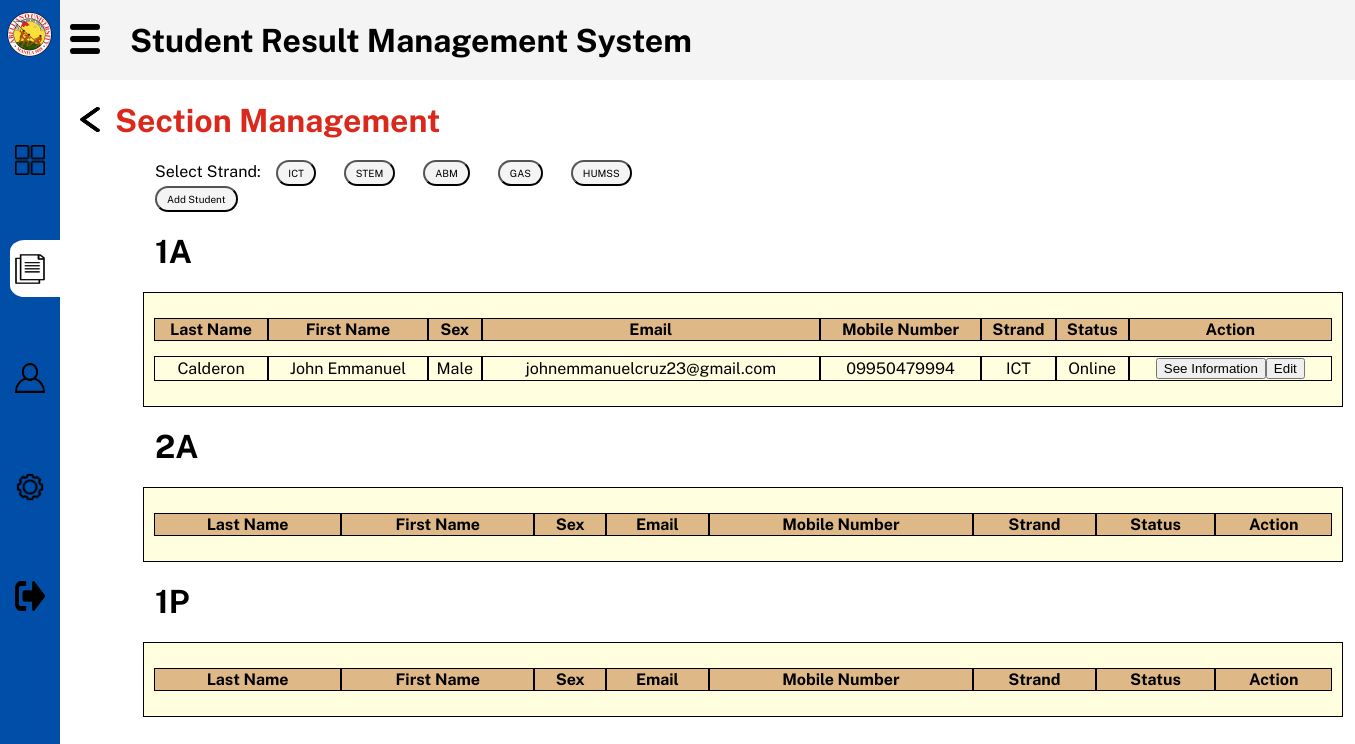
Page /section.php on the committed database.
### tables this page shows
CREATE TABLE `users` (
  `user_id` int(11) UNSIGNED NOT NULL,
  `account_id` varchar(255) NOT NULL,
  `lastName` varchar(255) NOT NULL,
  `firstName` varchar(255) NOT NULL,
  `middleName` varchar(255) NOT NULL,
  `sex` varchar(255) NOT NULL,
  `bday` date NOT NULL,
  `motherName` varchar(255) NOT NULL,
  `motherContactNum` varchar(255) NOT NULL,
  `fatherName` varchar(255) NOT NULL,
  `fatherContactNum` varchar(255) NOT NULL,
  `strand` varchar(255) NOT NULL,
  `advisory_class` varchar(255) NOT NULL,
  `subject` varchar(255) NOT NULL,
  `email` varchar(255) NOT NULL,
  `contact_num` varchar(255) NOT NULL,
  `stdnt_strand` varchar(255) NOT NULL,
  `subjectsTaken` varchar(255) NOT NULL,
  `stdnt_section` varchar(255) NOT NULL,
  `stdnt_lrn` varchar(255) NOT NULL,
  `username` varchar(255) NOT NULL,
  `password` varchar(255) NOT NULL,
  `user_systemStatus` varchar(255) NOT NULL,
  `access_level` int(11) NOT NULL,
  `date_registered` timestamp NOT NULL DEFAULT current_timestamp()
);

### section.php (the view, shortened to what this page needs)
<!DOCTYPE html>
<html>
<head>
<link rel="stylesheet" type="text/css" href="css/style.css">
</head>
<body>
  <div class="heading">
  <header>
    <img class="threeLines" src="images/three_lines.png">
    <h1 class="text">Student Result Management System</h1>
  </header>
    </div>
  <div class="navigation">
    <nav>
      <a style="text-decoration: none;" href="admin_dashboard.php">
      <img class="aulogo"; src="images/aulogo.png"></a>
      <br> <br> <br>
        <ul class="nav">
          <li>
            <a href="admin_dashboard.php">
              <span class="icon"><img class="not-active" src="images/four_squares.png" title="Dashboard"></span>
            </a>
          </li>
          <li>
            <a href="list.php">
              <span class="active"><img class="active-icon" src="images/list.png" title="Management"></span>
            </a>
          </li>
          <li>
            <a href="#">
              <span class="icon"><img class="not-active" src="images/manage.png"></span>
            </a>
          </li>
          <li>
            <a href="#">
              <span class="icon"><img class="not-active" src="images/settings.png"></span>
            </a>
          </li>
          <li>
            <a href="logout.php">
              <span class="icon"><img class="not-active" src="images/logout.png" title="Logout"></span>
            </a>
          </li>
        </ul>
        </nav>
    </div>
    <div class="main">
  <a href="list.php"><img class="back-btn" src="images/left-arrow.png"></a>
  <h1 class="inner-heading">Section Management</h1>
  <main>
    <div class="tables">
       <label>Select Strand:</label>
      <a href="ict.php"><button style=" margin-left: 1%; font-size: 10px; font-family: 'Public Sans', sans-serif;padding: 5px 10px; border-radius: 30px; background-color: #f4f4f4;">ICT</button></a>
      <a href="stem.php"><button style=" margin-left: 2%; font-size: 10px; font-family: 'Public Sans', sans-serif;padding: 5px 10px; border-radius: 30px; background-color: #f4f4f4;">STEM</button></a>
      <a href="abm.php"><button style=" margin-left: 2%; font-size: 10px; font-family: 'Public Sans', sans-serif;padding: 5px 10px; border-radius: 30px; background-color: #f4f4f4;">ABM</button></a>
      <a href="gas.php"><button style=" margin-left: 2%; font-size: 10px; font-family: 'Public Sans', sans-serif;padding: 5px 10px; border-radius: 30px; background-color: #f4f4f4;">GAS</button></a>
      <a href="humss.php"><button style=" margin-left: 2%; font-size: 10px; font-family: 'Public Sans', sans-serif;padding: 5px 10px; border-radius: 30px; background-color: #f4f4f4;">HUMSS</button></a> <br>
      <a href="addstudent.php"><button style=" font-size: 10px; font-family: 'Public Sans', sans-serif;padding: 5px 10px; border-radius: 30px; background-color: #f4f4f4;">Add Student</button></a>
  <h1>1A</h1>
  <table id = "table" class = "table-bordered">
          <thead>
            <tr>
              <th>Last Name</th>
              <th>First Name</th>
              <th>Sex</th>
              <th>Email</th>
              <th>Mobile Number</th>
              <th>Strand</th>
              <th>Status</th>
              <th>Action</th>
            </tr>
          </thead>
          <tbody>
            <?php
            include_once "database/config.php";
              $query = $conn->query("SELECT * FROM `users` WHERE stdnt_section='1A'") or die(mysqli_error());
              while($f_query = $query->fetch_array()){
            ?>
            <tr>
              <td><?php echo $f_query['lastName']?></td>
              <td><?php echo $f_query['firstName']?></td>
              <td><?php echo $f_query['sex']?></td>
              <td><?php echo $f_query['email']?></td>
              <td><?php echo $f_query['contact_num']?></td>
              <td><?php echo $f_query['stdnt_strand']?></td>
              <td><?php echo $f_query['user_systemStatus']?>
              <td><button>See Information</button><a href="user_edit.php?user_id=<?php echo $f_query['user_id']?>"><button>Edit</button></a></td>
            </tr>
            <?php
              }
            ?>
          </tbody>
      </table>
            <table id = "table" class = "table-bordered">
              <h1>2A</h1>
          <thead>
            <tr>
              <th>Last Name</th>
              <th>First Name</th>
              <th>Sex</th>
              <th>Email</th>
              <th>Mobile Number</th>
              <th>Strand</th>
              <th>Status</th>
              <th>Action</th>
            </tr>
          </thead>
      </table>
            <table id = "table" class = "table-bordered">
              <h1>1P</h1>
          <thead>
            <tr>
              <th>Last Name</th>
              <th>First Name</th>
              <th>Sex</th>
              <th>Email</th>
              <th>Mobile Number</th>
              <th>Strand</th>
              <th>Status</th>
              <th>Action</th>
            </tr>
          </thead>
      </table>
</main>
</div>
</body>
</html>

### css/style.css (style rules this page uses)
.heading { margin-top: 0px; margin-left: 60px; background-color: #f4f4f4; padding: .1px; }
body { margin: 0px; min-height: 100vh; background-color: white; }
.navigation { position: fixed; top: 0px; left: 0px; width: 60px; height: 100%; background-color: #004EA8; transition: 0.5%; overflow: hidden; }
.nav { list-style-type: none; }
.active { margin: 0px; background-color: white; margin-left: -30px; padding: 10px; padding-top: 30px; padding-right: 40px; width: 10px; outline: none; border-radius: 20%; }
.threeLines { margin-top: 2px; height: 30px; width: 30px; margin-left: 10px; position: absolute; }
.text { margin-left: 70px; font-family: 'Public Sans', sans-serif; }
.main { margin-left: 75px; font-family: 'Public Sans', sans-serif; }
.back-btn { height: 25px; width: 20px; margin-left: 5px; margin-top: 5px; position: fixed; }
.inner-heading { margin-left: 40px; color: #DA291C; }

### section.php (style rules this page uses)
.aulogo { position: absolute; height: 50px; width: 50px; margin-left: 5px; margin-top: 10px; }
.active-icon { width: 30px; height: 30px; margin-left: -5px; margin-top: 75px; }
.not-active { width: 30px; height: 30px; margin-left: -25px; margin-top: 75px; }
.back-btn { position: absolute; }
.tables { margin-left: 80px; }
.table-bordered { background-color: lightyellow; margin-left: -1%; border-collapse: separate; border: 1px solid black; border-spacing: 0 15px; text-align: center; padding: 10px; border: 1px solid black; width: 1200px; }
th { background-color: burlywood; border: 1px solid black; }
td { border: 1px solid black; border-collapse: separate; }

### rows in the picture
users: lastName "Calderon", firstName "John Emmanuel", sex "Male", email "johnemmanuelcruz23@gmail.com", contact_num "09950479994", stdnt_strand "ICT", user_systemStatus "Online"
